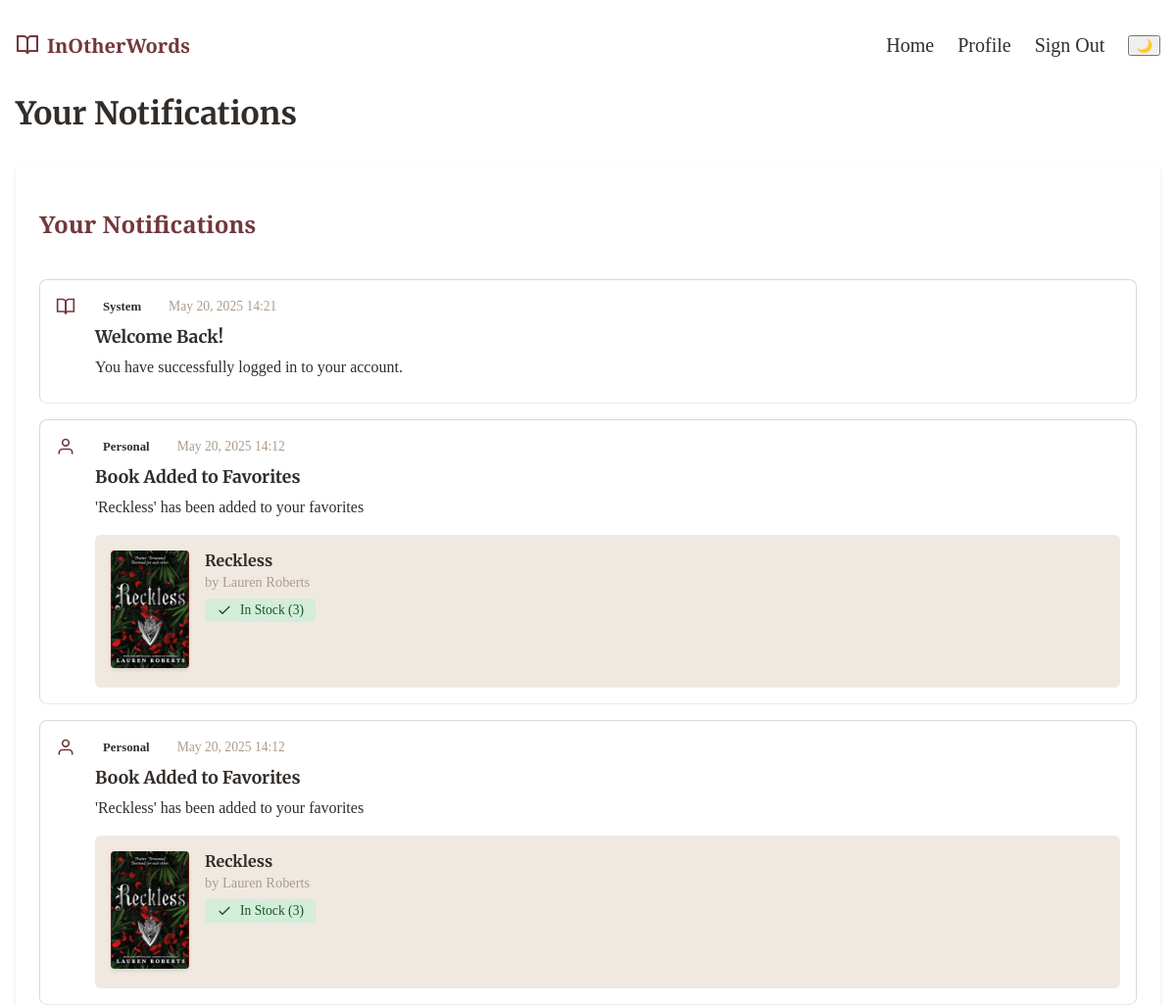
The app's page /notifications/ (signed in, upper part), older data.
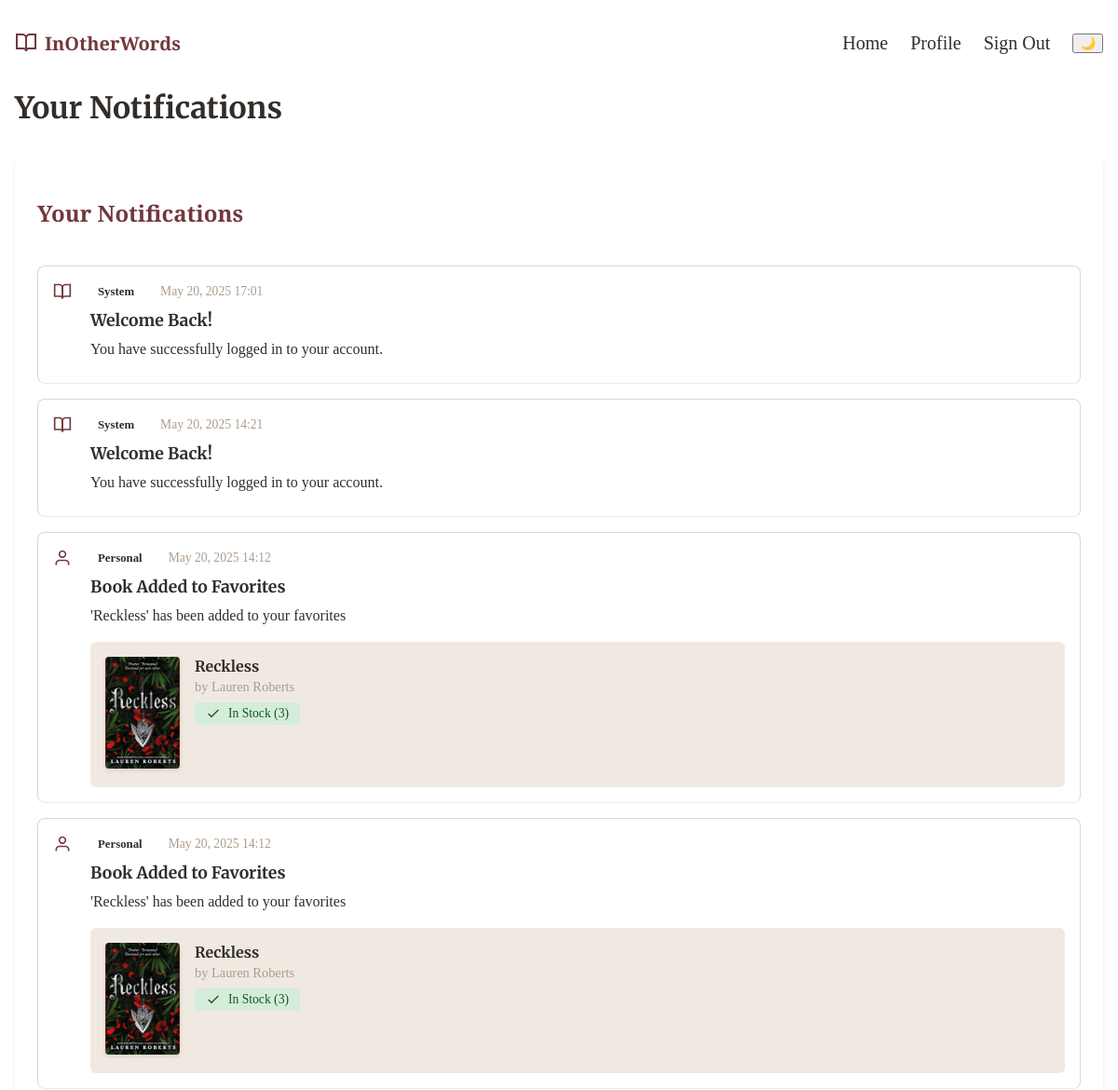
The same page, newer data.
### books/models.py (models this page shows, shortened)
class Notification(models.Model):
    NOTIFICATION_TYPES = [
        ('personal', 'Personal'),
        ('global', 'Global'),
        ('system', 'System'),
        ('book_added', 'Book Added'),
        ('book_edited', 'Book Edited'),
        ('book_removed', 'Book Removed'),
        ('book_borrowed', 'Book Borrowed'),
        ('book_returned', 'Book Returned'),
    ]
    recipient = models.ForeignKey(User, on_delete=models.CASCADE, related_name='notifications_received', null=True, blank=True)
    sender = models.ForeignKey(User, on_delete=models.SET_NULL, related_name='notifications_sent', null=True, blank=True)
    title = models.CharField(max_length=200)
    message = models.TextField()
    notification_type = models.CharField(max_length=20, choices=NOTIFICATION_TYPES)
    created_at = models.DateTimeField(auto_now_add=True)
    is_read = models.BooleanField(default=False)
    related_book = models.ForeignKey('Book', on_delete=models.SET_NULL, null=True, blank=True)
    class Meta:
        ordering = ['-created_at']

class Book(models.Model):
    BADGE_CHOICES = [
        ('new', 'New Release'),
        ('trending', 'Trending'),
        ('bestseller', 'Bestseller'),
        ('sale', 'On Sale'),
    ]
    title = models.CharField(max_length=200)
    author = models.CharField(max_length=200)
    description = models.TextField()
    isbn = models.CharField(max_length=13, unique=True, null=True, blank=True)
    price = models.DecimalField(max_digits=10, decimal_places=2, default=Decimal('0.00'))
    stock = models.IntegerField(default=0)
    image = models.ImageField(upload_to='books/', null=True, blank=True)
    created_at = models.DateTimeField(auto_now_add=True)
    updated_at = models.DateTimeField(auto_now=True, null=True)
    badge = models.CharField(max_length=20, choices=BADGE_CHOICES, null=True, blank=True)
    genres = models.ManyToManyField(Genre, related_name='books')
    total_borrows = models.IntegerField(default=0)
    average_rating = models.FloatField(default=0.0)

### books/views_notifications.py (the view, shortened to what this page needs)
# urls.py: path('notifications/', user_notifications, name='notifications'),
@login_required
def user_notifications(request, get_latest=False):
    notifications = Notification.objects.filter(
        Q(recipient=request.user) |  # Personal notifications
        Q(notification_type='global') |  # Global announcements
        Q(notification_type__in=['book_borrowed', 'book_returned'], recipient=request.user)  # Book-related notifications
    ).order_by('-created_at')
    unread_count = notifications.filter(is_read=False).count()
    notifications.filter(is_read=False).update(is_read=True)
    return render(request, 'notifications.html', {
        'notifications': notifications,
        'unread_notifications_count': unread_count
    })

### Templates/notifications.html (shortened to what the changed rows need)
{% extends 'base.html' %}
{% load static %}
{% block extra_css %}
<link rel="stylesheet" href="{% static 'css/notifications.css' %}">
{% endblock %}
{% block content %}
<div class="notifications-container">
    <div class="notifications-header">
        <h1>Your Notifications</h1>
    </div>
    <div class="notifications-list">
        <h2>Your Notifications</h2>
        {% if notifications %}
            {% for notification in notifications %}
                <div class="notification-card {% if not notification.is_read %}unread{% endif %}"
                     data-id="{{ notification.id }}"
                     data-type="{{ notification.notification_type }}">
                    <div class="notification-header">
                        <div class="notification-meta">
                            <span class="notification-type-icon">
                                {% if notification.notification_type == 'personal' %}
                                    <svg width="20" height="20" viewBox="0 0 24 24" fill="none" stroke="currentColor" stroke-width="2">
                                        <path d="M20 21v-2a4 4 0 0 0-4-4H8a4 4 0 0 0-4 4v2"></path>
                                        <circle cx="12" cy="7" r="4"></circle>
                                    </svg>
                                {% elif notification.notification_type == 'global' %}
                                    <svg width="20" height="20" viewBox="0 0 24 24" fill="none" stroke="currentColor" stroke-width="2">
                                        <circle cx="12" cy="12" r="10"></circle>
                                        <line x1="2" y1="12" x2="22" y2="12"></line>
                                        <path d="M12 2a15.3 15.3 0 0 1 4 10 15.3 15.3 0 0 1-4 10 15.3 15.3 0 0 1-4-10 15.3 15.3 0 0 1 4-10z"></path>
                                    </svg>
                                {% else %}
                                    <svg width="20" height="20" viewBox="0 0 24 24" fill="none" stroke="currentColor" stroke-width="2">
                                        <path d="M2 3h6a4 4 0 0 1 4 4v14a3 3 0 0 0-3-3H2z"></path>
                                        <path d="M22 3h-6a4 4 0 0 0-4 4v14a3 3 0 0 1 3-3h7z"></path>
                                    </svg>
                                {% endif %}
                            </span>
                            <span class="notification-type">{{ notification.get_notification_type_display }}</span>
                            <span class="notification-date">{{ notification.created_at|date:"M d, Y H:i" }}</span>
                        </div>
                    </div>
                    <div class="notification-content">
                        <h3 class="notification-title">{{ notification.title }}</h3>
                        <p class="notification-message">{{ notification.message }}</p>
                        {% if notification.related_book %}
                            <div class="related-book">
                                <div class="book-info">
                                    {% if notification.related_book.image %}
                                        <div class="book-image">
                                            <img src="{{ notification.related_book.image.url }}"
                                                 alt="{{ notification.related_book.title }}"
                                                 class="book-thumbnail">
                                        </div>
                                    {% endif %}
                                    <div class="book-details">
                                        <h4>{{ notification.related_book.title }}</h4>
                                        <p class="book-author">by {{ notification.related_book.author }}</p>
                                        <div class="book-status">
                                            {% if notification.related_book.stock > 0 %}
                                                <span class="status-badge in-stock">
                                                    <svg width="16" height="16" viewBox="0 0 24 24" fill="none" stroke="currentColor" stroke-width="2">
                                                        <path d="M20 6L9 17l-5-5"></path>
                                                    </svg>
                                                    In Stock ({{ notification.related_book.stock }})
                                                </span>
                                            {% endif %}
                                        </div>
                                    </div>
                                </div>
                            </div>
                        {% endif %}
                    </div>
                </div>
            {% endfor %}
        {% endif %}
    </div>
</div>
{% endblock %}

Row changes from the older to the newer data that the page shows:
added Notification: notification_type "System", created_at "May 20, 2025 17:01", title "Welcome Back!", message "You have successfully logged in to your account."
